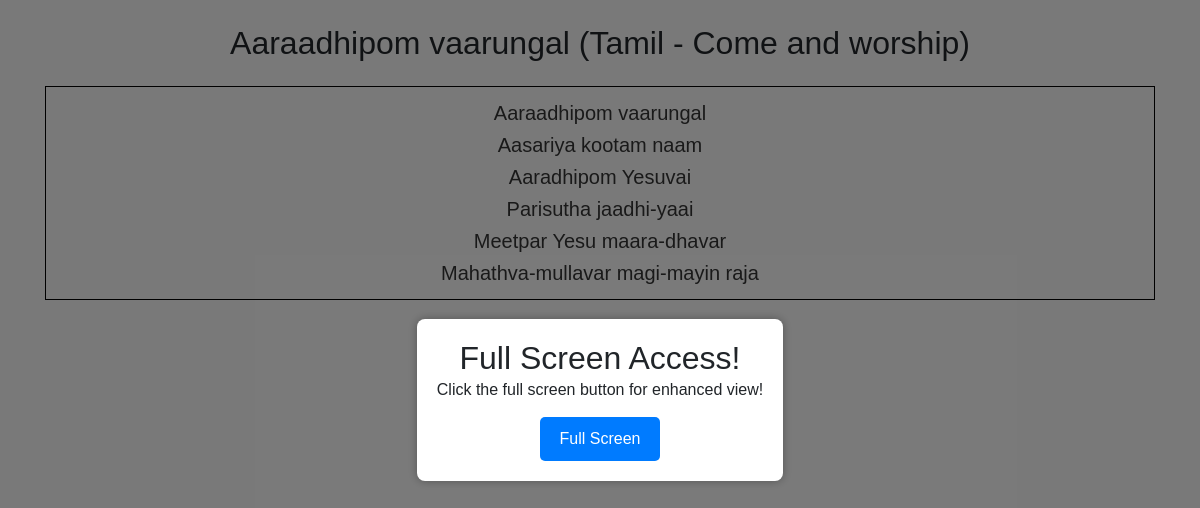
The app's page /song/522, older data.
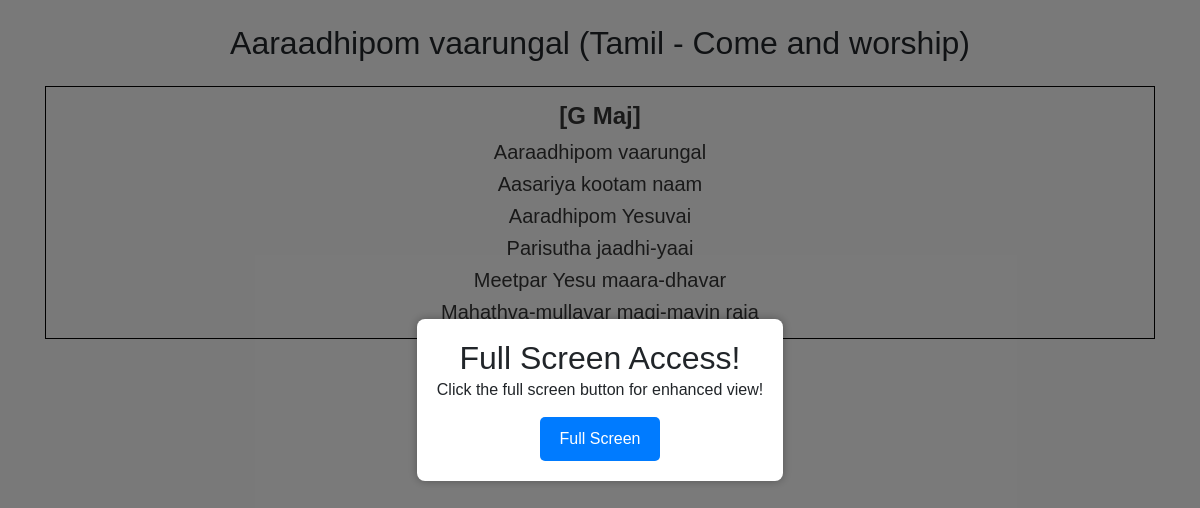
The same page, newer data.
### tables this page shows
CREATE TABLE songs (
            id INTEGER PRIMARY KEY AUTOINCREMENT,
            title TEXT,
            alternate_title TEXT,
            lyrics TEXT,
            transliteration TEXT,
            chord TEXT,
            search_title TEXT,
            search_lyrics TEXT,
            youtube_link TEXT,
            create_date TEXT,
            modified_date TEXT,
            username TEXT,
            FOREIGN KEY (username) REFERENCES users(username)
        );

### server.py (the view)
@app.route('/song/<id>')
def song(id):
    try:
        conn = sqlite3.connect(DATABASE)
        cursor = conn.cursor()
        cursor.execute('SELECT lyrics, transliteration, chord, title, youtube_link FROM songs WHERE id = ?', (int(id),))
        row = cursor.fetchone()
        conn.close()
        lyrics = song_view(row[0], row[1], row[2])
    except:
        conn.close()
        return "Song Not Available!"
    return render_template("song_viewer.html", lyrics=lyrics, song_title=row[3], link = row[4])

### server.py (called while the page is built, shortened)
def song_view(lyrics, transliteration_lyrics, chord):
    if transliteration_lyrics == "" or transliteration_lyrics == None or transliteration_lyrics == "None":
        paragraphs = re.split(r'\r?\n|\r', lyrics)
        para_count = 1
        if chord == None or chord =="None":
            chord = ''
        else:
            chord = "<span style='font-weight:bold;font-size:larger;'>" + chord + "</span><br>"
        formatted_song = f"<p id={para_count} style='border: 1px solid black;padding: 10px;'>{chord}"
        for paragraph in paragraphs:
            if paragraph == "":
                para_count +=1
                formatted_song += f"</p><p id={para_count} style='border: 1px solid black;padding: 10px;'>"
            else:
                formatted_song += f'{paragraph}<br>'
    return formatted_song

### templates/song_viewer.html (shortened to what this page needs)
<!DOCTYPE html>
<html lang="en">
<head>
    <link rel="stylesheet" href="https://cdn.jsdelivr.net/npm/bootstrap@4.5.3/dist/css/bootstrap.min.css">
</head>
<body>
    <div class="overlay" id="overlay">
        <div class="popup-card" id="popupCard">
            <h2>Full Screen Access!</h2>
            <p>Click the full screen button for enhanced view!</p>
            <button onclick="full()">Full Screen</button>
        </div>
    </div>
    <div class="container" id="container">
        <br>
        <center>
            <h2>{{song_title}}</h2>
        </center>
        <br>
        <div class="song-lyrics">
            <center>{{lyrics | safe}}</center>
        </div>
    </div>
    <br>
</body>
</html>

### templates/song_viewer.html (style rules this page uses)
.overlay { display: none; position: fixed; top: 0; left: 0; width: 100%; height: 100%; background-color: rgba(0, 0, 0, 0.5); justify-content: center; align-items: center; }
.popup-card { background-color: white; padding: 20px; border-radius: 8px; box-shadow: 0 0 10px rgba(0, 0, 0, 0.3); text-align: center; }
button { padding: 10px 20px; background-color: #007bff; color: white; border: none; border-radius: 5px; cursor: pointer; margin-top: 15px; }
body, h1, h2, p { margin: 0; padding: 0; }
body { font-family: Arial, sans-serif; background-color: #f4f4f4; }
.song-lyrics { color: #333; line-height: 1.6; font-size: 20px; }
.container { overflow-y: auto; }

Row changes from the older to the newer data that the page shows:
changed songs "Aaraadhipom vaarungal (Tamil - Come and worship)": chord (not shown) → "[G Maj] Aaraadhipom vaarungal Aasariya kootam naam Aaradhipom Yesuvai Parisutha jaadhi-yaai Meetpar Yesu maara-dhavar Mahathva-mullavar magi-mayin raja"
Text that changed along with them:
{{ lyrics | safe }}: "Aaraadhipom vaarungal Aasariya kootam naam Aaradhipom Yesuvai Parisutha jaadhi-yaai Meetpar Yesu maara-dhavar Mahathva-mullavar magi-mayin raja" → (not shown)
